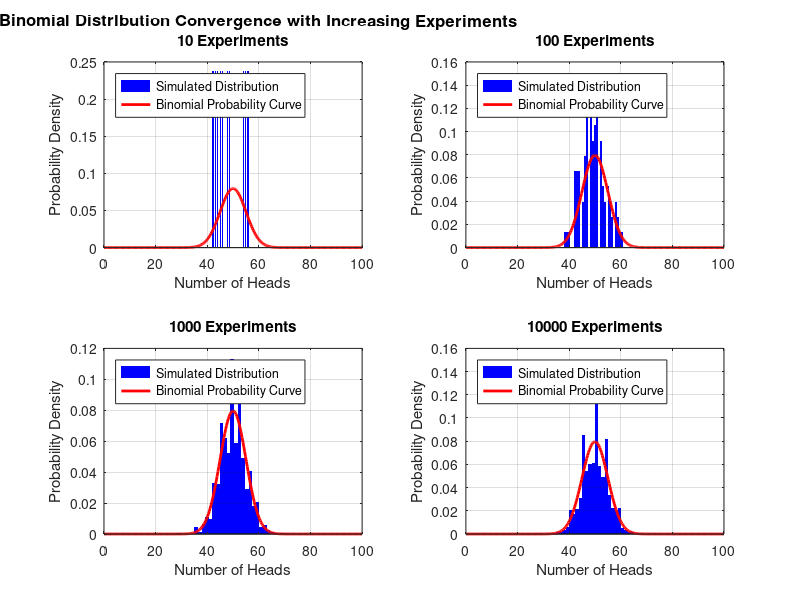

Write MATLAB code to recreate this figure.
%BernoulliProof for GNU Octave (fully compatible)
clc; clear; close all;

% Parameters
num_tosses = 100; % Number of coin tosses per experiment
p = 0.5; % Probability of getting heads
experiment_counts = [10, 100, 1000, 10000]; % Different numbers of experiments

% Define sky blue color
sky_blue = [0.529, 0.808, 0.922];

% Prepare figure
figure;


% Function to compute log of binomial coefficient
log_nchoosek = @(n, k) gammaln(n + 1) - gammaln(k + 1) - gammaln(n - k + 1);

% Loop over different numbers of experiments
for idx = 1:length(experiment_counts)
    num_experiments = experiment_counts(idx);

    % Simulate multiple experiments
    heads_count = sum(rand(num_experiments, num_tosses) < p, 2);

    % Probability calculation using log to prevent overflow
    k_values = 0:num_tosses; % Possible head counts
    log_P_k = log_nchoosek(num_tosses, k_values) + k_values * log(p) + (num_tosses - k_values) * log(1 - p);
    P_k = exp(log_P_k); % Convert back to normal scale

    % Smooth interpolation for Binomial curve
    x_interp = linspace(0, num_tosses, 300); % More points for smoothness
    P_interp = interp1(k_values, P_k, x_interp, "spline");

    % Create subplot
    subplot(2,2,idx);

    % Plot histogram manually
    nbins = 30; % number of bins for histogram
    [counts, centers] = hist(heads_count, nbins);
    bar(centers, counts / trapz(centers, counts), 1, 'FaceColor', 'b', 'EdgeColor', 'none');
    hold on;

    % Overlay Binomial probability as a smooth curve
    plot(x_interp, P_interp, 'r', 'LineWidth', 2);

    % Set x-axis limits
    xlim([0 num_tosses]);

    % Labels and title
    xlabel('Number of Heads');
    ylabel('Probability Density');
    title(sprintf('%d Experiments', num_experiments));
    legend('Simulated Distribution', 'Binomial Probability Curve', 'Location', 'northwest');
    grid on;
    hold off;
end

% Overall title
if exist('suptitle', 'file')
    suptitle('Binomial Distribution Convergence with Increasing Experiments');
else
    annotation('textbox', [0 0.95 1 0.05], 'String', 'Binomial Distribution Convergence with Increasing Experiments', ...
        'EdgeColor', 'none', 'HorizontalAlignment', 'center', 'FontWeight', 'bold', 'FontSize', 12);
end
